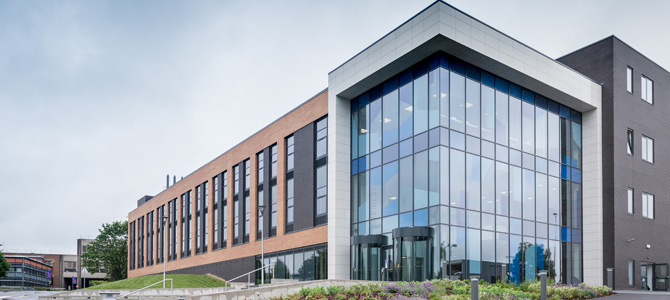
#> input picture Assignment_1/house.jpg, 670 x 300 px
$ jupyter execute 'Canny edge.ipynb'   (older library calls are emulated)
#> lines starting #> are read from the running program, lines starting #| are printed output that depends on the picture
[cell 1]
import cv2
import matplotlib.pyplot as plt
import matplotlib.image as mpimg
import numpy as np
from scipy import ndimage
from scipy.misc import imsave
import math

[cell 2]
img = cv2.imread("house.jpg",0)
#> img: shape (300, 670); min 0, max 252, mean 167.2

[cell 3]
imgplot = plt.imshow(img)

[cell 4]
img = cv2.GaussianBlur(img,(3,3),0)

[cell 5]
plt.imshow(img,cmap='gray')

[cell 6]
sobelx = cv2.Sobel(img,cv2.CV_64F,1,0,ksize=3)
sobely = cv2.Sobel(img,cv2.CV_64F,0,1,ksize=3)
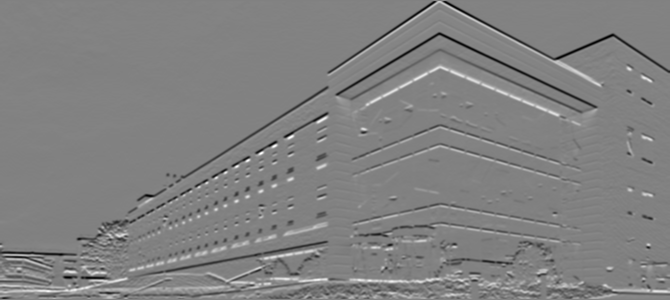
#> sobely: shape (300, 670) float64; min -496, max 479, mean -1.5; drawn with min black and max white

[cell 7]
plt.imshow(np.abs(sobely),cmap='gray')
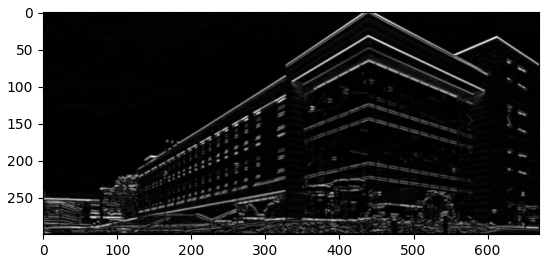
#> figure drawn by matplotlib, 1 panel

[cell 8]
magn = np.hypot(sobelx,sobely)
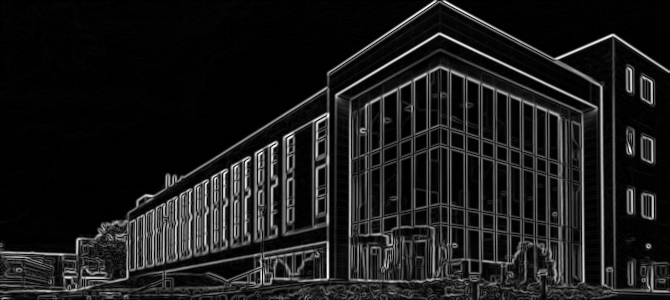
#> magn: shape (300, 670) float64; min 0, max 556, mean 59.5; drawn with min black and max white
direc = np.arctan2(sobely,sobelx)
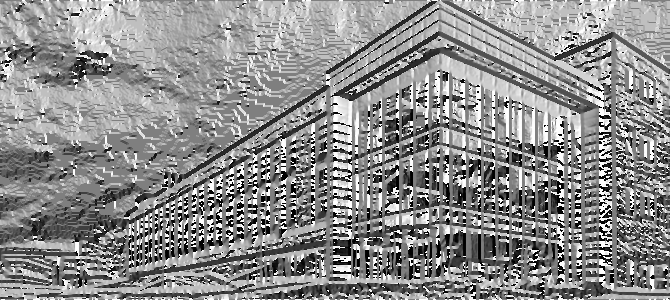
#> direc: shape (300, 670) float64; min -3.14, max 3.14, mean 0.333; drawn with min black and max white

[cell 9]
rounded_direc = np.zeros((direc.shape),dtype=np.int32)
rounded_direc

[cell 10]
def rounded(angle):
    degree = np.rad2deg(angle)%180

    if ( ( 0 <= degree < 22.5) or ( 157.5 <= degree < 180)):
        angle = 0
    elif(22.5 <= degree < 67.5):
        angle = 45
    elif(67.5 <= degree < 112.5):
        angle = 90
    else :
        angle = 135

    return angle

[cell 11]
for i in range(direc.shape[0]) :
        for j in range(direc.shape[1]) :
            rounded_direc[i][j] = rounded(direc[i,j])
#> this loop made 300 passes
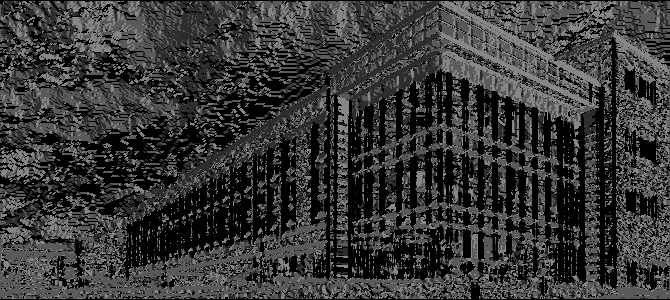
#> rounded_direc: shape (300, 670) int32; min 0, max 135, mean 54.6

[cell 12]
rounded_direc

[cell 13]
plt.imshow(magn,cmap='gray')

[cell 14]
def non_max_suppression(magn,direc):
    M, N = magn.shape
    non_max = np.zeros((M,N), dtype = np.uint8)
    for i in range(M):
        for j in range(N):
            if(direc[i][j] == 0) :
                if((j!= 0 and j!= N-1) and (magn[i, j] >= magn[i, j - 1]) and (magn[i, j] >= magn[i, j + 1])):
                    non_max[i,j] = magn[i,j]

            elif(direc[i][j] == 90) :
                if ((i!=0 and i!= M-1) and (magn[i, j] >= magn[i - 1, j]) and (magn[i, j] >= magn[i + 1, j])):
                    non_max[i,j] = magn[i,j]

            elif(direc[i][j] == 135) :
                if ((i!=0 and i!=M-1 and j!=0 and j!= N-1 ) and (magn[i, j] >= magn[i - 1, j + 1]) and (magn[i, j] >= magn[i + 1, j - 1])):
                    non_max[i,j] = magn[i,j]

            elif(direc[i][j] == 45) :
                if ((i!=0 and i!=M-1 and j!=0 and j!= N-1 ) and magn[i, j] >= magn[i - 1, j - 1]) and (magn[i, j] >= magn[i + 1, j + 1]):
                    non_max[i,j] = magn[i,j]
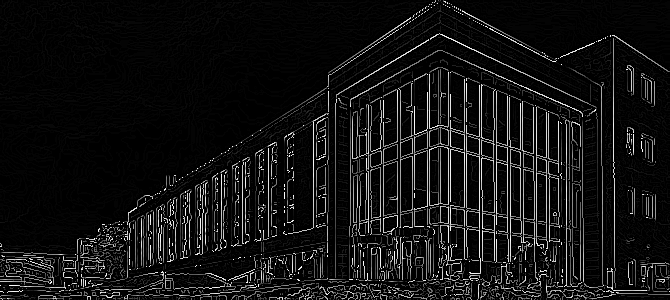
#> non_max: shape (300, 670); min 0, max 255, mean 18.6

    return non_max

[cell 15]
non_max = non_max_suppression(magn,rounded_direc)

[cell 16]
plt.imshow(non_max,cmap='gray')

[cell 17]
non_max

[cell 18]
def hystersis_thresholding (img, low, high):
#> called with low = 50, high = 100
    low = np.clip(low, a_min=None, a_max=high)  # ensure low always below high
    mask_low = img > low
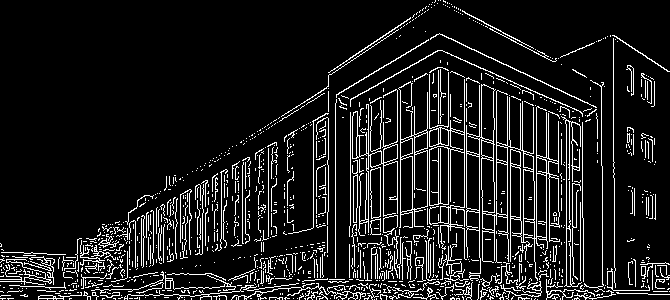
#> mask_low: shape (300, 670) bool; 10.7% white in thin lines or dots
    mask_high = img > high
#> mask_high: shape (300, 670) bool; 8.4% white in thin lines or dots
    # print(mask_high*1)
    # Connected components of mask_low
    labels_low, num_labels = ndimage.label(mask_low)
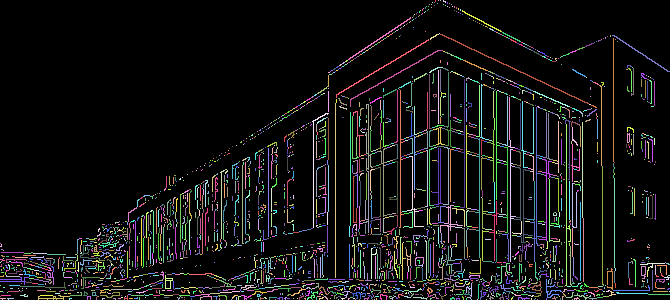
#> labels_low: shape (300, 670) int32; 2846 distinct labels, from 0 to 2845; one colour per label, 0 black

    # Check which connected components contain pixels from mask_high
    sums = ndimage.sum(mask_high, labels_low, np.arange(num_labels + 1))
    connected_to_high = sums > 0
    thresholded = connected_to_high[labels_low]
#> thresholded: shape (300, 670) bool; 9.6% white in thin lines or dots
    return thresholded

[cell 19]
thresh = hystersis_thresholding(non_max,50,100)

[cell 20]
plt.imshow(thresh)

[cell 21]
def color_edges(thresh, magn, direc) :
    M,N = thresh.shape
    hsv = np.zeros((M,N,3), dtype = np.uint8)
    max_magn = np.max(magn)
    min_magn = np.min(direc)
    for i in range(M) :
        for j in range (N) :
            if(thresh[i][j]) :
                v = int(255*((magn[i][j] - min_magn)/(max_magn - min_magn)))
                if(direc[i][j] == 0) :
                    hsv[i][j] = [0,255,v]
                elif(direc[i][j] == 45) :
                     hsv[i][j] = [45,255,v]
                elif(direc[i][j] == 90) :
                     hsv[i][j] = [90,255,v]
                else :
                     hsv[i][j] = [135,255,v]
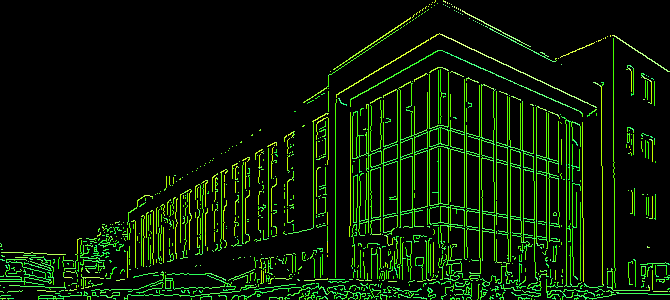
#> hsv: shape (300, 670, 3); mean of channels 0, 1, 2 3.9, 24.6, 9.4; drawn as B, G, R

    return cv2.cvtColor(hsv,cv2.COLOR_HSV2RGB)
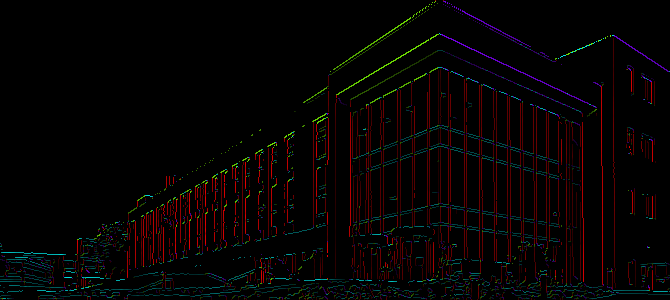
#> returned value: shape (300, 670, 3); mean R, G, B 6.5, 3, 2.8
